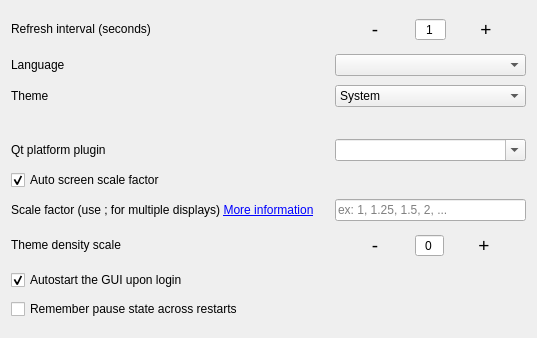
          <widget class="QWidget" name="page_5">
           <property name="geometry">
            <rect>
             <x>0</x>
             <y>0</y>
             <width>537</width>
             <height>338</height>
            </rect>
           </property>
           <attribute name="label">
            <string>General</string>
           </attribute>
           <layout class="QGridLayout" name="gridLayout_5">
            <item row="0" column="0">
             <widget class="QLabel" name="label_27">
              <property name="sizePolicy">
               <sizepolicy hsizetype="Expanding" vsizetype="Maximum">
                <horstretch>0</horstretch>
                <verstretch>0</verstretch>
               </sizepolicy>
              </property>
              <property name="text">
               <string>Refresh interval (seconds)</string>
              </property>
              <property name="wordWrap">
               <bool>true</bool>
              </property>
             </widget>
            </item>
            <item row="0" column="1">
             <layout class="QHBoxLayout" name="horizontalLayout_8">
              <property name="spacing">
               <number>0</number>
              </property>
              <item>
               <widget class="QPushButton" name="cmdRefreshUIDown">
                <property name="sizePolicy">
                 <sizepolicy hsizetype="Fixed" vsizetype="Maximum">
                  <horstretch>0</horstretch>
                  <verstretch>0</verstretch>
                 </sizepolicy>
                </property>
                <property name="font">
                 <font>
                  <pointsize>14</pointsize>
                  <fontweight>Black</fontweight>
                 </font>
                </property>
                <property name="text">
                 <string>-</string>
                </property>
                <property name="flat">
                 <bool>true</bool>
                </property>
               </widget>
              </item>
              <item>
               <widget class="QSpinBox" name="spinUIRefresh">
                <property name="sizePolicy">
                 <sizepolicy hsizetype="Maximum" vsizetype="Fixed">
                  <horstretch>0</horstretch>
                  <verstretch>0</verstretch>
                 </sizepolicy>
                </property>
                <property name="alignment">
                 <set>Qt::AlignmentFlag::AlignCenter</set>
                </property>
                <property name="buttonSymbols">
                 <enum>QAbstractSpinBox::ButtonSymbols::NoButtons</enum>
                </property>
                <property name="accelerated">
                 <bool>true</bool>
                </property>
                <property name="maximum">
                 <number>100</number>
                </property>
                <property name="value">
                 <number>1</number>
                </property>
               </widget>
              </item>
              <item>
               <widget class="QPushButton" name="cmdRefreshUIUp">
                <property name="sizePolicy">
                 <sizepolicy hsizetype="Maximum" vsizetype="Maximum">
                  <horstretch>0</horstretch>
                  <verstretch>0</verstretch>
                 </sizepolicy>
                </property>
                <property name="font">
                 <font>
                  <pointsize>14</pointsize>
                  <fontweight>ExtraBold</fontweight>
                 </font>
                </property>
                <property name="text">
                 <string>+</string>
                </property>
                <property name="flat">
                 <bool>true</bool>
                </property>
               </widget>
              </item>
             </layout>
            </item>
            <item row="1" column="0">
             <widget class="QLabel" name="label_19">
              <property name="sizePolicy">
               <sizepolicy hsizetype="Preferred" vsizetype="Preferred">
                <horstretch>0</horstretch>
                <verstretch>0</verstretch>
               </sizepolicy>
              </property>
              <property name="text">
               <string>Language</string>
              </property>
             </widget>
            </item>
            <item row="1" column="1">
             <widget class="QComboBox" name="comboUILang"/>
            </item>
            <item row="2" column="0">
             <widget class="QLabel" name="label_21">
              <property name="sizePolicy">
               <sizepolicy hsizetype="Preferred" vsizetype="Preferred">
                <horstretch>0</horstretch>
                <verstretch>0</verstretch>
               </sizepolicy>
              </property>
              <property name="text">
               <string>Theme</string>
              </property>
             </widget>
            </item>
            <item row="2" column="1">
             <widget class="QComboBox" name="comboUITheme">
              <item>
               <property name="text">
                <string>System</string>
               </property>
              </item>
             </widget>
            </item>
            <item row="3" column="0">
             <widget class="QLabel" name="labelThemeError">
              <property name="sizePolicy">
               <sizepolicy hsizetype="Preferred" vsizetype="Maximum">
                <horstretch>0</horstretch>
                <verstretch>0</verstretch>
               </sizepolicy>
              </property>
              <property name="text">
               <string/>
              </property>
             </widget>
            </item>
            <item row="4" column="0">
             <widget class="QLabel" name="label_33">
              <property name="sizePolicy">
               <sizepolicy hsizetype="Preferred" vsizetype="Maximum">
                <horstretch>0</horstretch>
                <verstretch>0</verstretch>
               </sizepolicy>
              </property>
              <property name="toolTip">
               <string>This option will set QT_QPA_PLATFORM when launching the GUI.

xcb         - X11 compatibility. If you experience issues with wayland, use this plugin.
wayland</string>
              </property>
              <property name="text">
               <string>Qt platform plugin</string>
              </property>
             </widget>
            </item>
            <item row="4" column="1">
             <widget class="QComboBox" name="comboUIQtPlatform">
              <property name="editable">
               <bool>true</bool>
              </property>
              <property name="currentText">
               <string notr="true"/>
              </property>
              <item>
               <property name="text">
                <string/>
               </property>
              </item>
              <item>
               <property name="text">
                <string notr="true">xcb</string>
               </property>
              </item>
              <item>
               <property name="text">
                <string notr="true">wayland</string>
               </property>
              </item>
             </widget>
            </item>
            <item row="5" column="0">
             <widget class="QCheckBox" name="checkUIAutoScreen">
              <property name="text">
               <string>Auto screen scale factor</string>
              </property>
              <property name="checked">
               <bool>true</bool>
              </property>
             </widget>
            </item>
            <item row="6" column="0">
             <widget class="QLabel" name="labelUIScreenFactor">
              <property name="sizePolicy">
               <sizepolicy hsizetype="Preferred" vsizetype="Maximum">
                <horstretch>0</horstretch>
                <verstretch>0</verstretch>
               </sizepolicy>
              </property>
              <property name="text">
               <string>&lt;html&gt;&lt;head/&gt;&lt;body&gt;&lt;p&gt;Scale factor (use ; for multiple displays) &lt;a href=&quot;https://github.com/evilsocket/opensnitch/wiki/GUI-known-problems#gui-size-problems-on-4k-monitors&quot;&gt;&lt;span style=&quot; text-decoration: underline; color:#0000ff;&quot;&gt;More information&lt;/span&gt;&lt;/a&gt;&lt;/p&gt;&lt;/body&gt;&lt;/html&gt;</string>
              </property>
             </widget>
            </item>
            <item row="6" column="1">
             <widget class="QLineEdit" name="lineUIScreenFactor">
              <property name="sizePolicy">
               <sizepolicy hsizetype="Preferred" vsizetype="Fixed">
                <horstretch>0</horstretch>
                <verstretch>0</verstretch>
               </sizepolicy>
              </property>
              <property name="toolTip">
               <string>Use numbers to define a global scale factor for the whole application:
1, 1.2, 1.5, 2, etc ...

Use ; to define multiple screens: 1;1.5 etc...</string>
              </property>
              <property name="placeholderText">
               <string>ex: 1, 1.25, 1.5, 2, ...</string>
              </property>
             </widget>
            </item>
            <item row="7" column="0">
             <widget class="QLabel" name="labelUIDensity">
              <property name="sizePolicy">
               <sizepolicy hsizetype="Preferred" vsizetype="Maximum">
                <horstretch>0</horstretch>
                <verstretch>0</verstretch>
               </sizepolicy>
              </property>
              <property name="text">
               <string>Theme density scale</string>
              </property>
             </widget>
            </item>
            <item row="7" column="1">
             <layout class="QHBoxLayout" name="horizontalLayout_9">
              <property name="spacing">
               <number>0</number>
              </property>
              <item>
               <widget class="QPushButton" name="cmdUIDensityDown">
                <property name="sizePolicy">
                 <sizepolicy hsizetype="Fixed" vsizetype="Maximum">
                  <horstretch>0</horstretch>
                  <verstretch>0</verstretch>
                 </sizepolicy>
                </property>
                <property name="font">
                 <font>
                  <pointsize>14</pointsize>
                  <fontweight>ExtraBold</fontweight>
                 </font>
                </property>
                <property name="text">
                 <string>-</string>
                </property>
                <property name="flat">
                 <bool>true</bool>
                </property>
               </widget>
              </item>
              <item>
               <widget class="QSpinBox" name="spinUIDensity">
                <property name="sizePolicy">
                 <sizepolicy hsizetype="Maximum" vsizetype="Fixed">
                  <horstretch>0</horstretch>
                  <verstretch>0</verstretch>
                 </sizepolicy>
                </property>
                <property name="alignment">
                 <set>Qt::AlignmentFlag::AlignCenter</set>
                </property>
                <property name="buttonSymbols">
                 <enum>QAbstractSpinBox::ButtonSymbols::NoButtons</enum>
                </property>
                <property name="accelerated">
                 <bool>true</bool>
                </property>
                <property name="minimum">
                 <number>-20</number>
                </property>
                <property name="maximum">
                 <number>20</number>
                </property>
                <property name="value">
                 <number>0</number>
                </property>
               </widget>
              </item>
              <item>
               <widget class="QPushButton" name="cmdUIDensityUp">
                <property name="sizePolicy">
                 <sizepolicy hsizetype="Maximum" vsizetype="Maximum">
                  <horstretch>0</horstretch>
                  <verstretch>0</verstretch>
                 </sizepolicy>
                </property>
                <property name="font">
                 <font>
                  <pointsize>14</pointsize>
                  <fontweight>ExtraBold</fontweight>
                 </font>
                </property>
                <property name="text">
                 <string>+</string>
                </property>
                <property name="flat">
                 <bool>true</bool>
                </property>
               </widget>
              </item>
             </layout>
            </item>
            <item row="8" column="0">
             <widget class="QCheckBox" name="checkAutostart">
              <property name="toolTip">
               <string>By default the GUI is started when login</string>
              </property>
              <property name="text">
               <string>Autostart the GUI upon login</string>
              </property>
              <property name="checked">
               <bool>true</bool>
              </property>
             </widget>
            </item>
            <item row="9" column="0" colspan="2">
             <widget class="QCheckBox" name="checkPersistInterception">
              <property name="toolTip">
               <string>Remember if the firewall was paused (interception disabled) and restore that state on restart</string>
              </property>
              <property name="text">
               <string>Remember pause state across restarts</string>
              </property>
              <property name="checked">
               <bool>false</bool>
              </property>
             </widget>
            </item>
           </layout>
          </widget>
